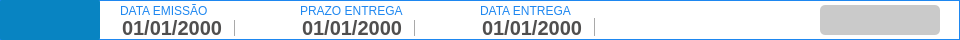
   <widget class="QFrame" name="fr_topoCompra">
    <property name="geometry">
     <rect>
      <x>20</x>
      <y>30</y>
      <width>960</width>
      <height>40</height>
     </rect>
    </property>
    <property name="styleSheet">
     <string notr="true">QFrame{
background: #FFF;
border: 1px solid #1E87F0;
}
</string>
    </property>
    <property name="frameShape">
     <enum>QFrame::NoFrame</enum>
    </property>
    <property name="frameShadow">
     <enum>QFrame::Plain</enum>
    </property>
    <widget class="QLineEdit" name="tx_CodCompra">
     <property name="geometry">
      <rect>
       <x>0</x>
       <y>0</y>
       <width>100</width>
       <height>40</height>
      </rect>
     </property>
     <property name="focusPolicy">
      <enum>Qt::WheelFocus</enum>
     </property>
     <property name="styleSheet">
      <string notr="true">QLineEdit{
background: #0884C2;
border-radius: 2px;
color: #000;
font: 16px &quot;Arial&quot; ;
font-weight: bold;
color: #FFF
}
</string>
     </property>
     <property name="text">
      <string/>
     </property>
     <property name="alignment">
      <set>Qt::AlignCenter</set>
     </property>
     <property name="readOnly">
      <bool>true</bool>
     </property>
     <property name="placeholderText">
      <string/>
     </property>
    </widget>
    <widget class="QDateEdit" name="dt_EmissaoCompra">
     <property name="geometry">
      <rect>
       <x>120</x>
       <y>18</y>
       <width>140</width>
       <height>18</height>
      </rect>
     </property>
     <property name="styleSheet">
      <string notr="true">QDateEdit {
background: #FFF;
border: none;
font-family: &quot;Arial&quot;;
font-size: 20px;
font-weight: bold;
color: rgb(80,79,79)
}
 QDateEdit::drop-down {
     subcontrol-origin: padding;
     subcontrol-position: top right;
     width: 25px;
     border-left-width: 1px;
     border-left-color: darkgray;
     border-left-style: solid; /* just a single line */
     border-top-right-radius: 3px; /* same radius as the QComboBox */
     border-bottom-right-radius: 3px;
 }
QDateEdit::down-arrow {
     image: url(Images/down.png);
 }</string>
     </property>
     <property name="displayFormat">
      <string>dd/MM/yyyy</string>
     </property>
     <property name="calendarPopup">
      <bool>true</bool>
     </property>
    </widget>
    <widget class="QLabel" name="lb_FormCompra_21">
     <property name="geometry">
      <rect>
       <x>120</x>
       <y>2</y>
       <width>120</width>
       <height>18</height>
      </rect>
     </property>
     <property name="styleSheet">
      <string notr="true">QLabel{
font-size: 12px;
font-family: &quot;Arial Unicode MS&quot;;

color:#1E87F0;
border: none;
}</string>
     </property>
     <property name="text">
      <string>DATA EMISSÃO</string>
     </property>
    </widget>
    <widget class="QDateEdit" name="dt_PrazoEntrega">
     <property name="geometry">
      <rect>
       <x>300</x>
       <y>18</y>
       <width>140</width>
       <height>18</height>
      </rect>
     </property>
     <property name="styleSheet">
      <string notr="true">QDateEdit {
background: #FFF;
border: none;
font-family: &quot;Arial&quot;;
font-size: 20px;
font-weight: bold;
color: rgb(80,79,79)
}
 QDateEdit::drop-down {
     subcontrol-origin: padding;
     subcontrol-position: top right;
     width: 25px;
     border-left-width: 1px;
     border-left-color: darkgray;
     border-left-style: solid; /* just a single line */
     border-top-right-radius: 3px; /* same radius as the QComboBox */
     border-bottom-right-radius: 3px;
 }
QDateEdit::down-arrow {
     image: url(Images/down.png);
 }</string>
     </property>
     <property name="displayFormat">
      <string>dd/MM/yyyy</string>
     </property>
     <property name="calendarPopup">
      <bool>true</bool>
     </property>
    </widget>
    <widget class="QLabel" name="lb_FormCompra_22">
     <property name="geometry">
      <rect>
       <x>300</x>
       <y>2</y>
       <width>120</width>
       <height>18</height>
      </rect>
     </property>
     <property name="styleSheet">
      <string notr="true">QLabel{
font-size: 12px;
font-family: &quot;Arial Unicode MS&quot;;

color:#1E87F0;
border: none;
}</string>
     </property>
     <property name="text">
      <string>PRAZO ENTREGA</string>
     </property>
    </widget>
    <widget class="QPushButton" name="bt_ReceberProduto">
     <property name="enabled">
      <bool>false</bool>
     </property>
     <property name="geometry">
      <rect>
       <x>820</x>
       <y>5</y>
       <width>120</width>
       <height>30</height>
      </rect>
     </property>
     <property name="cursor">
      <cursorShape>PointingHandCursor</cursorShape>
     </property>
     <property name="focusPolicy">
      <enum>Qt::NoFocus</enum>
     </property>
     <property name="contextMenuPolicy">
      <enum>Qt::ActionsContextMenu</enum>
     </property>
     <property name="styleSheet">
      <string notr="true">QPushButton {
background-color: #7AB32E;
border-radius: 2px
 }
QPushButton:disabled{
background-color: #CACACA;
border-radius: 5px
 }
QPushButton:hover{
background-color: #40a286
}</string>
     </property>
     <property name="text">
      <string/>
     </property>
     <property name="iconSize">
      <size>
       <width>75</width>
       <height>35</height>
      </size>
     </property>
    </widget>
    <widget class="QLabel" name="lb_FormCompra_23">
     <property name="geometry">
      <rect>
       <x>480</x>
       <y>2</y>
       <width>120</width>
       <height>18</height>
      </rect>
     </property>
     <property name="styleSheet">
      <string notr="true">QLabel{
font-size: 12px;
font-family: &quot;Arial Unicode MS&quot;;

color:#1E87F0;
border: none;
}</string>
     </property>
     <property name="text">
      <string>DATA ENTREGA</string>
     </property>
    </widget>
    <widget class="QDateEdit" name="dt_EntregaCompra">
     <property name="geometry">
      <rect>
       <x>480</x>
       <y>18</y>
       <width>140</width>
       <height>18</height>
      </rect>
     </property>
     <property name="styleSheet">
      <string notr="true">QDateEdit {
background: #FFF;
border: none;
font-family: &quot;Arial&quot;;
font-size: 20px;
font-weight: bold;
color: rgb(80,79,79)
}
 QDateEdit::drop-down {
     subcontrol-origin: padding;
     subcontrol-position: top right;
     width: 25px;
     border-left-width: 1px;
     border-left-color: darkgray;
     border-left-style: solid; /* just a single line */
     border-top-right-radius: 3px; /* same radius as the QComboBox */
     border-bottom-right-radius: 3px;
 }
QDateEdit::down-arrow {
     image: url(Images/down.png);
 }</string>
     </property>
     <property name="displayFormat">
      <string>dd/MM/yyyy</string>
     </property>
     <property name="calendarPopup">
      <bool>true</bool>
     </property>
    </widget>
   </widget>
